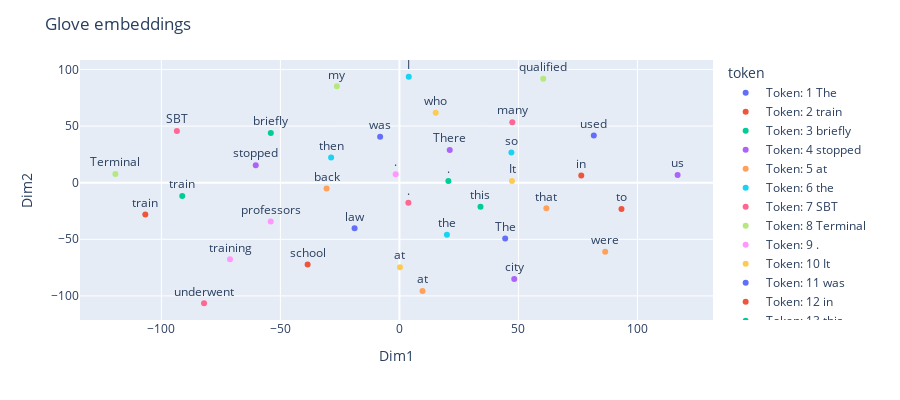

The code cell stored with this chart in its notebook:
### Markdown cell above
Glove Embeddings

The glove embedding is visualized by looking at the embeddings by reducing the dimension into a 2d using T-SNE.

From the plot we could see that related words like <i> professors, school </i> and <i> training </i> are closely aligned. However both the <i> train </i> words seem to appear close but generally they both are used in different context in our text. While the train in the first sentence refers to the railway train, the other train is used in sentence 3 refers to the training in school

### Code cell
perplexity_s=25
glove_embedding = WordEmbeddings('glove')
embeddings,tokens=get_embeddings(text,glove_embedding)
fig=tsne_plot_embeddings(embeddings,tokens,perplexity_s)
fig.update_layout(height=400, title_text=" Glove embeddings")
fig.show()

### Figure 1 — Plotly figure (JSON) as saved in the notebook; plotly's stock layout.template omitted (floating-point values rounded to 4 significant figures)
{"data": [{"hovertemplate": "token=Token: 1 The<br>Dim1=%{x}<br>Dim2=%{y}<br>text=%{text}<extra></extra>", "legendgroup": "Token: 1 The", "marker": {"color": "#636efa", "symbol": "circle"}, "mode": "markers+text", "name": "Token: 1 The", "orientation": "v", "showlegend": true, "text": ["The"], "textposition": "top center", "type": "scatter", "x": [44.44], "xaxis": "x", "y": [-49.26], "yaxis": "y"}, {"hovertemplate": "token=Token: 2 train<br>Dim1=%{x}<br>Dim2=%{y}<br>text=%{text}<extra></extra>", "legendgroup": "Token: 2 train", "marker": {"color": "#EF553B", "symbol": "circle"}, "mode": "markers+text", "name": "Token: 2 train", "orientation": "v", "showlegend": true, "text": ["train"], "textposition": "top center", "type": "scatter", "x": [-106.7], "xaxis": "x", "y": [-28.09], "yaxis": "y"}, {"hovertemplate": "token=Token: 3 briefly<br>Dim1=%{x}<br>Dim2=%{y}<br>text=%{text}<extra></extra>", "legendgroup": "Token: 3 briefly", "marker": {"color": "#00cc96", "symbol": "circle"}, "mode": "markers+text", "name": "Token: 3 briefly", "orientation": "v", "showlegend": true, "text": ["briefly"], "textposition": "top center", "type": "scatter", "x": [-54.03], "xaxis": "x", "y": [43.92], "yaxis": "y"}, {"hovertemplate": "token=Token: 4 stopped<br>Dim1=%{x}<br>Dim2=%{y}<br>text=%{text}<extra></extra>", "legendgroup": "Token: 4 stopped", "marker": {"color": "#ab63fa", "symbol": "circle"}, "mode": "markers+text", "name": "Token: 4 stopped", "orientation": "v", "showlegend": true, "text": ["stopped"], "textposition": "top center", "type": "scatter", "x": [-60.36], "xaxis": "x", "y": [15.45], "yaxis": "y"}, {"hovertemplate": "token=Token: 5 at<br>Dim1=%{x}<br>Dim2=%{y}<br>text=%{text}<extra></extra>", "legendgroup": "Token: 5 at", "marker": {"color": "#FFA15A", "symbol": "circle"}, "mode": "markers+text", "name": "Token: 5 at", "orientation": "v", "showlegend": true, "text": ["at"], "textposition": "top center", "type": "scatter", "x": [9.71], "xaxis": "x", "y": [-95.74], "yaxis": "y"}, {"hovertemplate": "token=Token: 6 the<br>Dim1=%{x}<br>Dim2=%{y}<br>text=%{text}<extra></extra>", "legendgroup": "Token: 6 the", "marker": {"color": "#19d3f3", "symbol": "circle"}, "mode": "markers+text", "name": "Token: 6 the", "orientation": "v", "showlegend": true, "text": ["the"], "textposition": "top center", "type": "scatter", "x": [19.96], "xaxis": "x", "y": [-46.08], "yaxis": "y"}, {"hovertemplate": "token=Token: 7 SBT<br>Dim1=%{x}<br>Dim2=%{y}<br>text=%{text}<extra></extra>", "legendgroup": "Token: 7 SBT", "marker": {"color": "#FF6692", "symbol": "circle"}, "mode": "markers+text", "name": "Token: 7 SBT", "orientation": "v", "showlegend": true, "text": ["SBT"], "textposition": "top center", "type": "scatter", "x": [-93.49], "xaxis": "x", "y": [45.53], "yaxis": "y"}, {"hovertemplate": "token=Token: 8 Terminal<br>Dim1=%{x}<br>Dim2=%{y}<br>text=%{text}<extra></extra>", "legendgroup": "Token: 8 Terminal", "marker": {"color": "#B6E880", "symbol": "circle"}, "mode": "markers+text", "name": "Token: 8 Terminal", "orientation": "v", "showlegend": true, "text": ["Terminal"], "textposition": "top center", "type": "scatter", "x": [-119.3], "xaxis": "x", "y": [7.587], "yaxis": "y"}, {"hovertemplate": "token=Token: 9 .<br>Dim1=%{x}<br>Dim2=%{y}<br>text=%{text}<extra></extra>", "legendgroup": "Token: 9 .", "marker": {"color": "#FF97FF", "symbol": "circle"}, "mode": "markers+text", "name": "Token: 9 .", "orientation": "v", "showlegend": true, "text": ["."], "textposition": "top center", "type": "scatter", "x": [-1.578], "xaxis": "x", "y": [7.476], "yaxis": "y"}, {"hovertemplate": "token=Token: 10 It<br>Dim1=%{x}<br>Dim2=%{y}<br>text=%{text}<extra></extra>", "legendgroup": "Token: 10 It", "marker": {"color": "#FECB52", "symbol": "circle"}, "mode": "markers+text", "name": "Token: 10 It", "orientation": "v", "showlegend": true, "text": ["It"], "textposition": "top center", "type": "scatter", "x": [47.3], "xaxis": "x", "y": [1.482], "yaxis": "y"}, {"hovertemplate": "token=Token: 11 was<br>Dim1=%{x}<br>Dim2=%{y}<br>text=%{text}<extra></extra>", "legendgroup": "Token: 11 was", "marker": {"color": "#636efa", "symbol": "circle"}, "mode": "markers+text", "name": "Token: 11 was", "orientation": "v", "showlegend": true, "text": ["was"], "textposition": "top center", "type": "scatter", "x": [-8.093], "xaxis": "x", "y": [40.52], "yaxis": "y"}, {"hovertemplate": "token=Token: 12 in<br>Dim1=%{x}<br>Dim2=%{y}<br>text=%{text}<extra></extra>", "legendgroup": "Token: 12 in", "marker": {"color": "#EF553B", "symbol": "circle"}, "mode": "markers+text", "name": "Token: 12 in", "orientation": "v", "showlegend": true, "text": ["in"], "textposition": "top center", "type": "scatter", "x": [76.41], "xaxis": "x", "y": [6.435], "yaxis": "y"}, {"hovertemplate": "token=Token: 13 this<br>Dim1=%{x}<br>Dim2=%{y}<br>text=%{text}<extra></extra>", "legendgroup": "Token: 13 this", "marker": {"color": "#00cc96", "symbol": "circle"}, "mode": "markers+text", "name": "Token: 13 this", "orientation": "v", "showlegend": true, "text": ["this"], "textposition": "top center", "type": "scatter", "x": [34.06], "xaxis": "x", "y": [-21.15], "yaxis": "y"}, {"hovertemplate": "token=Token: 14 city<br>Dim1=%{x}<br>Dim2=%{y}<br>text=%{text}<extra></extra>", "legendgroup": "Token: 14 city", "marker": {"color": "#ab63fa", "symbol": "circle"}, "mode": "markers+text", "name": "Token: 14 city", "orientation": "v", "showlegend": true, "text": ["city"], "textposition": "top center", "type": "scatter", "x": [48.24], "xaxis": "x", "y": [-85.04], "yaxis": "y"}, {"hovertemplate": "token=Token: 15 that<br>Dim1=%{x}<br>Dim2=%{y}<br>text=%{text}<extra></extra>", "legendgroup": "Token: 15 that", "marker": {"color": "#FFA15A", "symbol": "circle"}, "mode": "markers+text", "name": "Token: 15 that", "orientation": "v", "showlegend": true, "text": ["that"], "textposition": "top center", "type": "scatter", "x": [61.74], "xaxis": "x", "y": [-22.65], "yaxis": "y"}, {"hovertemplate": "token=Token: 16 I<br>Dim1=%{x}<br>Dim2=%{y}<br>text=%{text}<extra></extra>", "legendgroup": "Token: 16 I", "marker": {"color": "#19d3f3", "symbol": "circle"}, "mode": "markers+text", "name": "Token: 16 I", "orientation": "v", "showlegend": true, "text": ["I"], "textposition": "top center", "type": "scatter", "x": [3.921], "xaxis": "x", "y": [93.54], "yaxis": "y"}, {"hovertemplate": "token=Token: 17 underwent<br>Dim1=%{x}<br>Dim2=%{y}<br>text=%{text}<extra></extra>", "legendgroup": "Token: 17 underwent", "marker": {"color": "#FF6692", "symbol": "circle"}, "mode": "markers+text", "name": "Token: 17 underwent", "orientation": "v", "showlegend": true, "text": ["underwent"], "textposition": "top center", "type": "scatter", "x": [-82.08], "xaxis": "x", "y": [-106.5], "yaxis": "y"}, {"hovertemplate": "token=Token: 18 my<br>Dim1=%{x}<br>Dim2=%{y}<br>text=%{text}<extra></extra>", "legendgroup": "Token: 18 my", "marker": {"color": "#B6E880", "symbol": "circle"}, "mode": "markers+text", "name": "Token: 18 my", "orientation": "v", "showlegend": true, "text": ["my"], "textposition": "top center", "type": "scatter", "x": [-26.27], "xaxis": "x", "y": [85.07], "yaxis": "y"}, {"hovertemplate": "token=Token: 19 training<br>Dim1=%{x}<br>Dim2=%{y}<br>text=%{text}<extra></extra>", "legendgroup": "Token: 19 training", "marker": {"color": "#FF97FF", "symbol": "circle"}, "mode": "markers+text", "name": "Token: 19 training", "orientation": "v", "showlegend": true, "text": ["training"], "textposition": "top center", "type": "scatter", "x": [-71.18], "xaxis": "x", "y": [-67.63], "yaxis": "y"}, {"hovertemplate": "token=Token: 20 at<br>Dim1=%{x}<br>Dim2=%{y}<br>text=%{text}<extra></extra>", "legendgroup": "Token: 20 at", "marker": {"color": "#FECB52", "symbol": "circle"}, "mode": "markers+text", "name": "Token: 20 at", "orientation": "v", "showlegend": true, "text": ["at"], "textposition": "top center", "type": "scatter", "x": [0.2339], "xaxis": "x", "y": [-74.61], "yaxis": "y"}, {"hovertemplate": "token=Token: 21 law<br>Dim1=%{x}<br>Dim2=%{y}<br>text=%{text}<extra></extra>", "legendgroup": "Token: 21 law", "marker": {"color": "#636efa", "symbol": "circle"}, "mode": "markers+text", "name": "Token: 21 law", "orientation": "v", "showlegend": true, "text": ["law"], "textposition": "top center", "type": "scatter", "x": [-18.83], "xaxis": "x", "y": [-40.25], "yaxis": "y"}, {"hovertemplate": "token=Token: 22 school<br>Dim1=%{x}<br>Dim2=%{y}<br>text=%{text}<extra></extra>", "legendgroup": "Token: 22 school", "marker": {"color": "#EF553B", "symbol": "circle"}, "mode": "markers+text", "name": "Token: 22 school", "orientation": "v", "showlegend": true, "text": ["school"], "textposition": "top center", "type": "scatter", "x": [-38.56], "xaxis": "x", "y": [-72.23], "yaxis": "y"}, {"hovertemplate": "token=Token: 23 .<br>Dim1=%{x}<br>Dim2=%{y}<br>text=%{text}<extra></extra>", "legendgroup": "Token: 23 .", "marker": {"color": "#00cc96", "symbol": "circle"}, "mode": "markers+text", "name": "Token: 23 .", "orientation": "v", "showlegend": true, "text": ["."], "textposition": "top center", "type": "scatter", "x": [20.58], "xaxis": "x", "y": [1.559], "yaxis": "y"}, {"hovertemplate": "token=Token: 24 There<br>Dim1=%{x}<br>Dim2=%{y}<br>text=%{text}<extra></extra>", "legendgroup": "Token: 24 There", "marker": {"color": "#ab63fa", "symbol": "circle"}, "mode": "markers+text", "name": "Token: 24 There", "orientation": "v", "showlegend": true, "text": ["There"], "textposition": "top center", "type": "scatter", "x": [21.15], "xaxis": "x", "y": [28.8], "yaxis": "y"}, {"hovertemplate": "token=Token: 25 were<br>Dim1=%{x}<br>Dim2=%{y}<br>text=%{text}<extra></extra>", "legendgroup": "Token: 25 were", "marker": {"color": "#FFA15A", "symbol": "circle"}, "mode": "markers+text", "name": "Token: 25 were", "orientation": "v", "showlegend": true, "text": ["were"], "textposition": "top center", "type": "scatter", "x": [86.46], "xaxis": "x", "y": [-60.9], "yaxis": "y"}, {"hovertemplate": "token=Token: 26 so<br>Dim1=%{x}<br>Dim2=%{y}<br>text=%{text}<extra></extra>", "legendgroup": "Token: 26 so", "marker": {"color": "#19d3f3", "symbol": "circle"}, "mode": "markers+text", "name": "Token: 26 so", "orientation": "v", "showlegend": true, "text": ["so"], "textposition": "top center", "type": "scatter", "x": [47.05], "xaxis": "x", "y": [26.54], "yaxis": "y"}, {"hovertemplate": "token=Token: 27 many<br>Dim1=%{x}<br>Dim2=%{y}<br>text=%{text}<extra></extra>", "legendgroup": "Token: 27 many", "marker": {"color": "#FF6692", "symbol": "circle"}, "mode": "markers+text", "name": "Token: 27 many", "orientation": "v", "showlegend": true, "text": ["many"], "textposition": "top center", "type": "scatter", "x": [47.42], "xaxis": "x", "y": [53.46], "yaxis": "y"}, {"hovertemplate": "token=Token: 28 qualified<br>Dim1=%{x}<br>Dim2=%{y}<br>text=%{text}<extra></extra>", "legendgroup": "Token: 28 qualified", "marker": {"color": "#B6E880", "symbol": "circle"}, "mode": "markers+text", "name": "Token: 28 qualified", "orientation": "v", "showlegend": true, "text": ["qualified"], "textposition": "top center", "type": "scatter", "x": [60.42], "xaxis": "x", "y": [91.77], "yaxis": "y"}, {"hovertemplate": "token=Token: 29 professors<br>Dim1=%{x}<br>Dim2=%{y}<br>text=%{text}<extra></extra>", "legendgroup": "Token: 29 professors", "marker": {"color": "#FF97FF", "symbol": "circle"}, "mode": "markers+text", "name": "Token: 29 professors", "orientation": "v", "showlegend": true, "text": ["professors"], "textposition": "top center", "type": "scatter", "x": [-54.08], "xaxis": "x", "y": [-34.27], "yaxis": "y"}, {"hovertemplate": "token=Token: 30 who<br>Dim1=%{x}<br>Dim2=%{y}<br>text=%{text}<extra></extra>", "legendgroup": "Token: 30 who", "marker": {"color": "#FECB52", "symbol": "circle"}, "mode": "markers+text", "name": "Token: 30 who", "orientation": "v", "showlegend": true, "text": ["who"], "textposition": "top center", "type": "scatter", "x": [15.25], "xaxis": "x", "y": [61.84], "yaxis": "y"}, {"hovertemplate": "token=Token: 31 used<br>Dim1=%{x}<br>Dim2=%{y}<br>text=%{text}<extra></extra>", "legendgroup": "Token: 31 used", "marker": {"color": "#636efa", "symbol": "circle"}, "mode": "markers+text", "name": "Token: 31 used", "orientation": "v", "showlegend": true, "text": ["used"], "textposition": "top center", "type": "scatter", "x": [81.67], "xaxis": "x", "y": [41.7], "yaxis": "y"}, {"hovertemplate": "token=Token: 32 to<br>Dim1=%{x}<br>Dim2=%{y}<br>text=%{text}<extra></extra>", "legendgroup": "Token: 32 to", "marker": {"color": "#EF553B", "symbol": "circle"}, "mode": "markers+text", "name": "Token: 32 to", "orientation": "v", "showlegend": true, "text": ["to"], "textposition": "top center", "type": "scatter", "x": [93.3], "xaxis": "x", "y": [-23.31], "yaxis": "y"}, {"hovertemplate": "token=Token: 33 train<br>Dim1=%{x}<br>Dim2=%{y}<br>text=%{text}<extra></extra>", "legendgroup": "Token: 33 train", "marker": {"color": "#00cc96", "symbol": "circle"}, "mode": "markers+text", "name": "Token: 33 train", "orientation": "v", "showlegend": true, "text": ["train"], "textposition": "top center", "type": "scatter", "x": [-91.23], "xaxis": "x", "y": [-11.84], "yaxis": "y"}, {"hovertemplate": "token=Token: 34 us<br>Dim1=%{x}<br>Dim2=%{y}<br>text=%{text}<extra></extra>", "legendgroup": "Token: 34 us", "marker": {"color": "#ab63fa", "symbol": "circle"}, "mode": "markers+text", "name": "Token: 34 us", "orientation": "v", "showlegend": true, "text": ["us"], "textposition": "top center", "type": "scatter", "x": [116.9], "xaxis": "x", "y": [6.755], "yaxis": "y"}, {"hovertemplate": "token=Token: 35 back<br>Dim1=%{x}<br>Dim2=%{y}<br>text=%{text}<extra></extra>", "legendgroup": "Token: 35 back", "marker": {"color": "#FFA15A", "symbol": "circle"}, "mode": "markers+text", "name": "Token: 35 back", "orientation": "v", "showlegend": true, "text": ["back"], "textposition": "top center", "type": "scatter", "x": [-30.61], "xaxis": "x", "y": [-5.081], "yaxis": "y"}, {"hovertemplate": "token=Token: 36 then<br>Dim1=%{x}<br>Dim2=%{y}<br>text=%{text}<extra></extra>", "legendgroup": "Token: 36 then", "marker": {"color": "#19d3f3", "symbol": "circle"}, "mode": "markers+text", "name": "Token: 36 then", "orientation": "v", "showlegend": true, "text": ["then"], "textposition": "top center", "type": "scatter", "x": [-28.69], "xaxis": "x", "y": [22.27], "yaxis": "y"}, {"hovertemplate": "token=Token: 37 .<br>Dim1=%{x}<br>Dim2=%{y}<br>text=%{text}<extra></extra>", "legendgroup": "Token: 37 .", "marker": {"color": "#FF6692", "symbol": "circle"}, "mode": "markers+text", "name": "Token: 37 .", "orientation": "v", "showlegend": true, "text": ["."], "textposition": "top center", "type": "scatter", "x": [3.767], "xaxis": "x", "y": [-17.69], "yaxis": "y"}], "layout": {"height": 400, "legend": {"title": {"text": "token"}, "tracegroupgap": 0}, "margin": {"t": 60}, "title": {"text": " Glove embeddings"}, "xaxis": {"anchor": "y", "domain": [0, 1], "title": {"text": "Dim1"}}, "yaxis": {"anchor": "x", "domain": [0, 1], "title": {"text": "Dim2"}}}}
